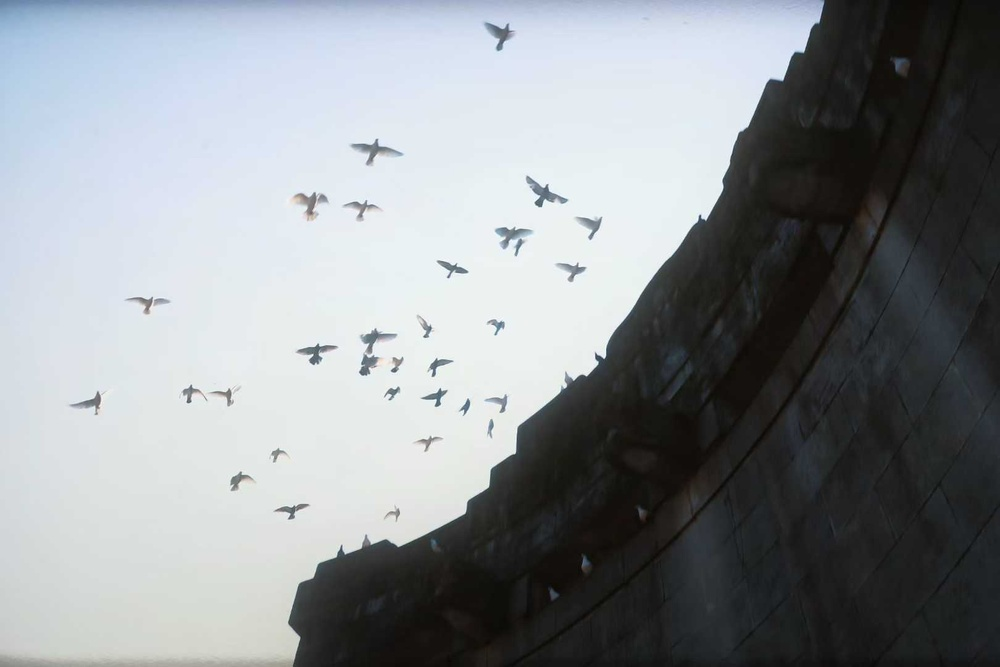
#> input picture lab_1/test.jpg, 1000 x 667 px, shrunk from 1620 x 1080 before the run
$ python lab_1.py
#> lines starting #> are read from the running program, lines starting #| are printed output that depends on the picture; long printed decimals are rounded
import numpy as np
import matplotlib.pyplot as plt
import cv2

K_custom = np.array([
    [1,0,-1],
    [2,0,-2],
    [1,0,-1]
],dtype=np.float64)

K_Sobel_x = np.array([
    [-1,0,1],
    [-2,0,2],
    [-1,0,1]
],dtype=np.float64)

K_Sobel_y = np.array([
    [-1,-2,-1],
    [0,0,-0],
    [1,2,1]
],dtype=np.float64)

try:
    I_rgb = np.array(cv2.imread('test.jpg'))
#> I_rgb is the input picture: shape (667, 1000, 3); mean B, G, R 148.2, 144.7, 140.4
except:
    print("未找到文件")
    exit()

def rgb2gray(img_rgb):
    return cv2.cvtColor(img_rgb, cv2.COLOR_RGB2GRAY)
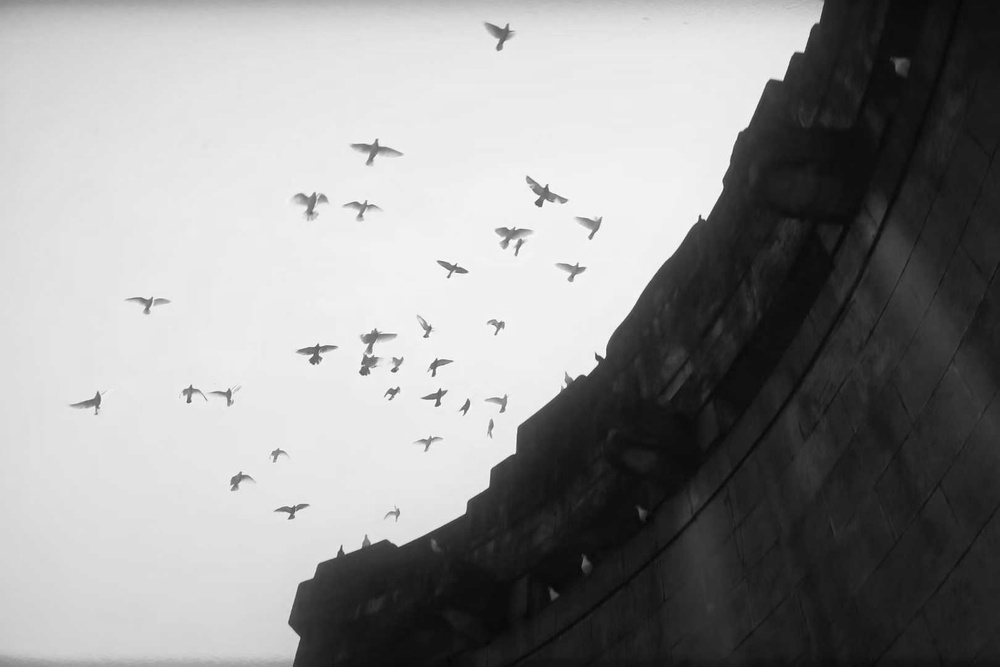
#> returned value: shape (667, 1000); min 6, max 254, mean 145.2

I_gray = rgb2gray(I_rgb)
I_float = I_gray.astype(np.float64)

#手动图像滤波
def convolve2d(img, kernel):
    img = img.astype(np.float64)
    kernel = kernel.astype(np.float64)
    H,W = img.shape
#> H = 667; W = 1000
    k_size = kernel.shape[0]
    padding = k_size // 2
    padded_img = np.pad(img, padding, mode='constant')
    output = np.zeros_like(img,dtype=np.float64)
    for i in range(H):
        for j in range(W):
            roi = padded_img[i:i+k_size, j:j+k_size]
            output[i,j] = np.sum(roi * kernel)
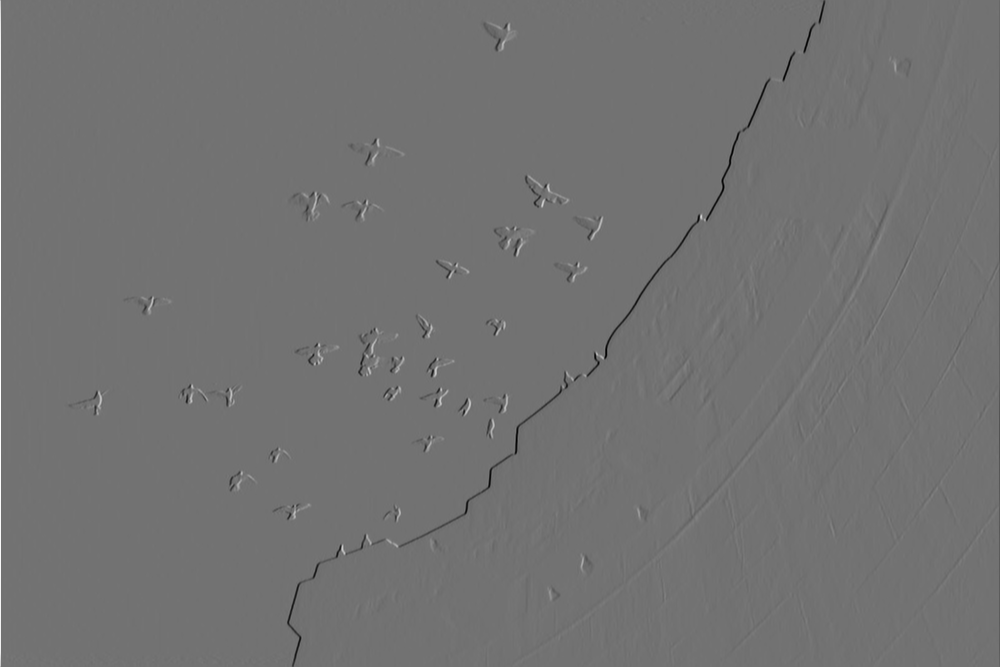
#> output: shape (667, 1000) float64; min -727, max 892, mean -0.7; drawn with min black and max white
    return output
#Sobel 滤波
G_x = convolve2d(I_float, K_Sobel_x)
G_y = convolve2d(I_float, K_Sobel_y)
I_sobel = np.sqrt(G_x**2 + G_y**2)
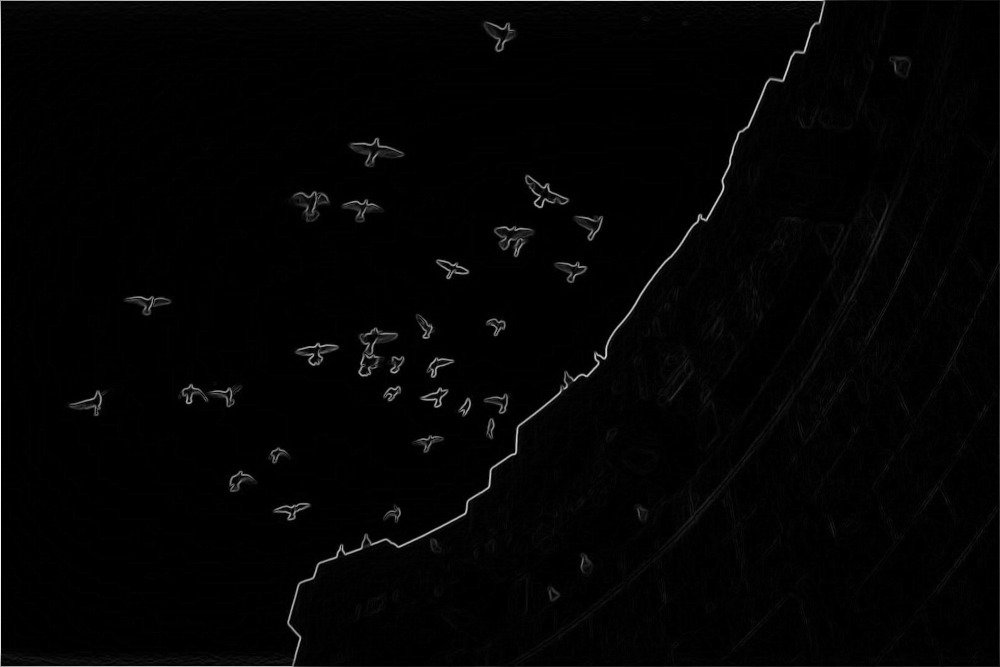
#> I_sobel: shape (667, 1000) float64; min 0, max 892, mean 13.4; drawn with min black and max white
#归一化到 0-255 范围进行可视化
I_sobel_vis = (255* (I_sobel/I_sobel.max())).astype(np.uint8)

#自定义卷积核滤波
I_custom = convolve2d(I_float, K_custom)
#> after the loop in convolve2d (call 3), `for i in range(H):`:
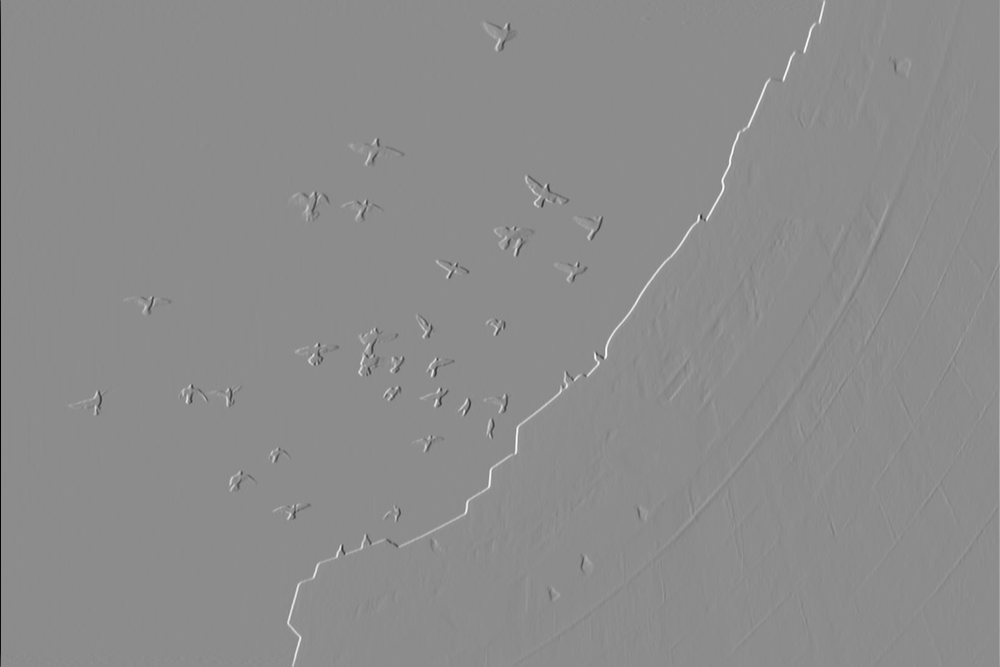
#> output: shape (667, 1000) float64; min -892, max 727, mean 0.7; drawn with min black and max white
I_custom_vis = (255* (I_custom/np.abs(I_custom).max())).astype(np.uint8)
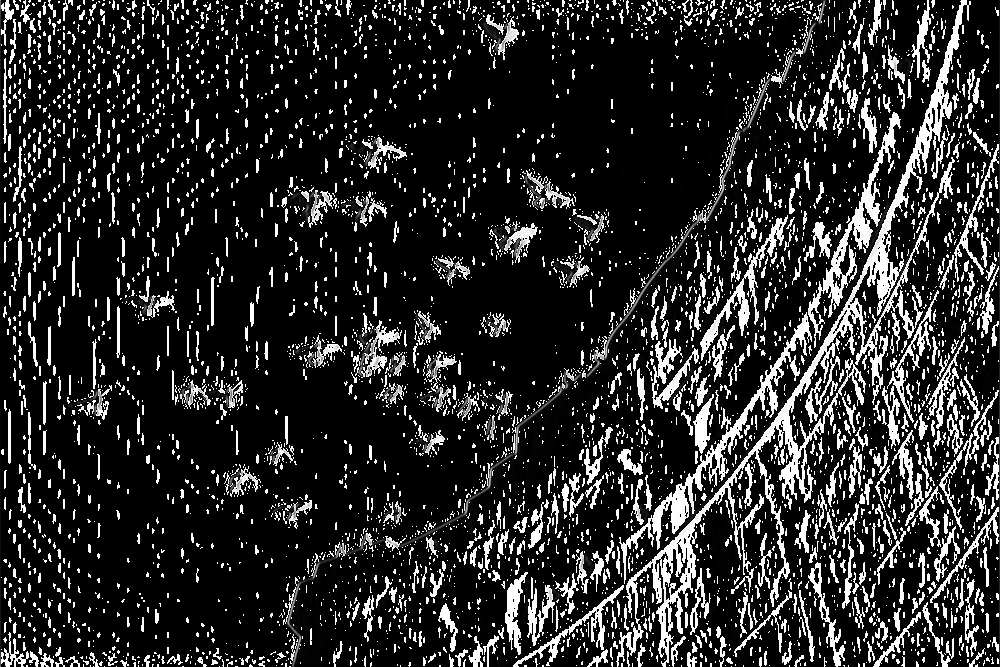
#> I_custom_vis: shape (667, 1000); min 0, max 255, mean 42.8

#颜色直方图计算
def color_histogram(img_rgb):
    img_rgb = img_rgb.astype(np.uint8)
    histograms = np.zeros((3,256),dtype=np.float64)
    H,W,C = img_rgb.shape
#> H = 667; W = 1000; C = 3

    for i in range(H):
        for j in range(W):
            r,g,b = img_rgb[i,j,0],img_rgb[i,j,1],img_rgb[i,j,2]
            histograms[0,r] += 1
            histograms[1,g] += 1
            histograms[2,b] += 1

    return histograms

Histograms = color_histogram(I_rgb)

# 可视化
plt.figure(figsize=(15, 4))
colors = ['red', 'green', 'blue']
titles = ['Red Channel Histogram', 'Green Channel Histogram', 'Blue Channel Histogram']

for i in range(3):
    plt.subplot(1, 3, i + 1)
    # plt.bar(x轴：0-255, y轴：对应计数)
    plt.bar(np.arange(256), Histograms[i, :], color=colors[i], width=1)
    plt.title(titles[i])
    plt.xlabel('Pixel Value')
    plt.ylabel('Frequency')
plt.suptitle('Color Histograms')
plt.show()
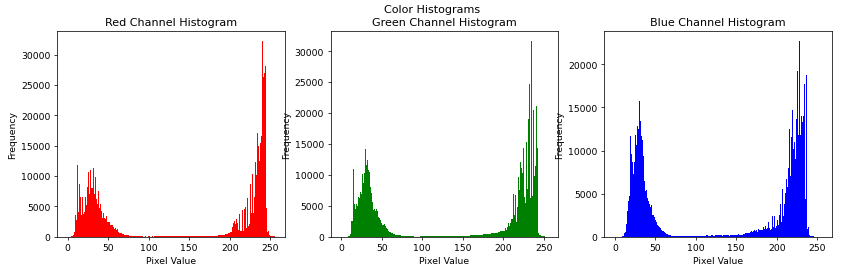
#> figure drawn by matplotlib, 3 panels; panel 1: tallest bar 32276 high, from x = 240.5 to 241.5; panel 2: tallest bar 31672 high, from x = 234.5 to 235.5; panel 3: tallest bar 22706 high, from x = 227.5 to 228.5

def texture_features(img_gray,N = 16, dx = 1, dy = 0):
    # 1.灰度级量化
    # 将 0-255 映射到 0 到 N-1
#> called with N = 16, dx = 1, dy = 0
    img_quantized = (img_gray / 256 * N).astype(np.uint8)
    img_quantized[img_quantized == N] = N - 1  # 处理 256 的情况
    H, W = img_quantized.shape
#> H = 667; W = 1000

#     2.构建GLCM矩阵
    GLCM = np.zeros((N,N), dtype=np.int64)
    for i in range(H):
        for j in range(W):
            i2 = i + dy
            j2 = j + dx
            if 0 <= i2 < H and 0 <= j2 < W:
                g1 = img_quantized[i, j]
                g2 = img_quantized[i2, j2]
                GLCM[g1, g2] += 1
                GLCM[g2, g1] += 1

#     3. 归一化GLCM
    if GLCM.sum() == 0:
        return np.array([0.0, 0.0, 0.0])

    P = GLCM / GLCM.sum()

    # 4. 特征计算
    features = {}
    i_coords, j_coords = np.meshgrid(np.arange(N), np.arange(N),indexing='ij')
    #能量
    features['Energy'] = np.sum(P**2)
    #对比度
    features['Contrast'] = np.sum((i_coords - j_coords)**2 * P)
    #相关性
    mu_x = np.sum(i_coords * P)
#> mu_x = 8.61
    mu_y = np.sum(j_coords * P)
#> mu_y = 8.61

    sigma_x = np.sqrt(np.sum((i_coords - mu_x) ** 2 * P))
#> sigma_x = 6.07
    sigma_y = np.sqrt(np.sum((j_coords - mu_y) ** 2 * P))
#> sigma_y = 6.07
    if sigma_x * sigma_y == 0:
        features['Correlation'] = 0.0
    else:
        features['Correlation'] = np.sum((i_coords - mu_x) * (j_coords - mu_y) * P) / (sigma_x * sigma_y)

    # 将特征值保存为 NumPy 数组
    texture_features_array = np.array([
        features['Energy'],
        features['Contrast'],
        features['Correlation']
    ])
#> texture_features_array = [0.185, 0.151, 0.998]
    return texture_features_array
Texture_Features = texture_features(I_gray)
#> Texture_Features = [0.185, 0.151, 0.998]
np.save('texture_features.npy', Texture_Features)
print(f"纹理特征已保存到 texture_features.npy: {Texture_Features}")
#| 纹理特征已保存到 texture_features.npy: [0.1855  0.1514 0.9979]

#结果输出
plt.rcParams['font.sans-serif'] = ['SimHei']
plt.rcParams['axes.unicode_minus'] = False
plt.figure(figsize=(15, 5))
# 1. 原始图像
plt.subplot(1, 3, 1)
plt.imshow(I_rgb)
plt.title('1. 原始输入图像')
plt.axis('off')
# 2. Sobel 滤波结果
plt.subplot(1, 3, 2)
plt.imshow(I_sobel_vis, cmap='gray')
plt.title('2. Sobel 滤波结果')
plt.axis('off')
# 3. 自定义核滤波结果
plt.subplot(1, 3, 3)
plt.imshow(I_custom_vis, cmap='gray')
plt.title('3. 自定义核滤波结果')
plt.axis('off')
plt.show()
#> figure, not shown here; B, G, R data is drawn as R, G, B

print(f"任务输入：您的彩色图像 ('your_image.jpg')")
print(f"任务输出 1：Sobel 滤波图像已生成并展示。")
print(f"任务输出 2：给定卷积核滤波图像已生成并展示。")
print(f"任务输出 3：彩色图像的直方图已生成并展示。")
print(f"任务输出 4：纹理特征 (Energy, Contrast, Correlation) 已保存到 texture_features.npy 文件中。")
